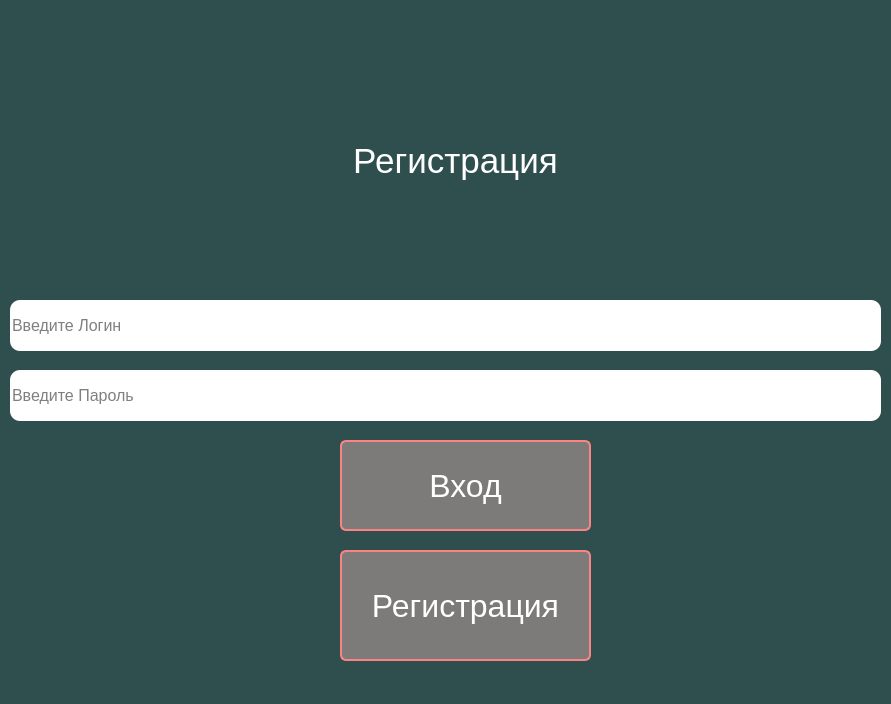
<?xml version="1.0" encoding="UTF-8"?>
<ui version="4.0">
 <class>Form</class>
 <widget class="QMainWindow" name="Form">
  <property name="geometry">
   <rect>
    <x>0</x>
    <y>0</y>
    <width>891</width>
    <height>704</height>
   </rect>
  </property>
  <property name="windowTitle">
   <string>MainWindow</string>
  </property>
  <property name="styleSheet">
   <string notr="true">background-color:#2F4F4F
</string>
  </property>
  <widget class="QWidget" name="verticalLayout">
   <widget class="QLabel" name="label_2">
    <property name="geometry">
     <rect>
      <x>270</x>
      <y>90</y>
      <width>371</width>
      <height>141</height>
     </rect>
    </property>
    <property name="font">
     <font>
      <pointsize>26</pointsize>
     </font>
    </property>
    <property name="layoutDirection">
     <enum>Qt::LeftToRight</enum>
    </property>
    <property name="styleSheet">
     <string notr="true">color: white;</string>
    </property>
    <property name="text">
     <string>Регистрация</string>
    </property>
    <property name="alignment">
     <set>Qt::AlignCenter</set>
    </property>
   </widget>
   <widget class="QLineEdit" name="lineEdit">
    <property name="geometry">
     <rect>
      <x>10</x>
      <y>300</y>
      <width>871</width>
      <height>51</height>
     </rect>
    </property>
    <property name="font">
     <font>
      <pointsize>12</pointsize>
     </font>
    </property>
    <property name="styleSheet">
     <string notr="true">border-radius: 10px;
background-color: white;
color: black;</string>
    </property>
    <property name="text">
     <string/>
    </property>
    <property name="placeholderText">
     <string>Введите Логин</string>
    </property>
   </widget>
   <widget class="QLineEdit" name="lineEdit_2">
    <property name="geometry">
     <rect>
      <x>10</x>
      <y>370</y>
      <width>871</width>
      <height>51</height>
     </rect>
    </property>
    <property name="font">
     <font>
      <pointsize>12</pointsize>
     </font>
    </property>
    <property name="styleSheet">
     <string notr="true">border-radius: 10px;
background-color: white;
color: black;</string>
    </property>
    <property name="text">
     <string/>
    </property>
    <property name="placeholderText">
     <string>Введите Пароль</string>
    </property>
   </widget>
   <widget class="QPushButton" name="pushButton">
    <property name="geometry">
     <rect>
      <x>340</x>
      <y>440</y>
      <width>251</width>
      <height>91</height>
     </rect>
    </property>
    <property name="font">
     <font>
      <pointsize>24</pointsize>
     </font>
    </property>
    <property name="styleSheet">
     <string notr="true">QPushButton{
	border-radius: 6px;
	background-color: #7d7a7a;
	border: 2px solid #fc8383;
	color: white;
}

QPushButton::hover{
	border-radius: 6px;
	background-color: #fc8383;
	color: black;
}

QPushButton::pressed{
	border-radius: 6px;
	background-color: #ff4545;
	color: black;
}
</string>
    </property>
    <property name="text">
     <string>Вход</string>
    </property>
   </widget>
   <widget class="QPushButton" name="pushButton_2">
    <property name="geometry">
     <rect>
      <x>340</x>
      <y>550</y>
      <width>251</width>
      <height>111</height>
     </rect>
    </property>
    <property name="font">
     <font>
      <pointsize>24</pointsize>
     </font>
    </property>
    <property name="styleSheet">
     <string notr="true">QPushButton{
	border-radius: 6px;
	background-color: #7d7a7a;
	border: 2px solid #fc8383;
	color: white;
}

QPushButton::hover{
	border-radius: 6px;
	background-color: #fc8383;
	color: black;
}

QPushButton::pressed{
	border-radius: 6px;
	background-color: #ff4545;
	color: black;
}
</string>
    </property>
    <property name="text">
     <string>Регистрация</string>
    </property>
   </widget>
  </widget>
  <widget class="QMenuBar" name="menubar">
   <property name="geometry">
    <rect>
     <x>0</x>
     <y>0</y>
     <width>891</width>
     <height>21</height>
    </rect>
   </property>
  </widget>
  <widget class="QStatusBar" name="statusbar"/>
 </widget>
 <resources/>
 <connections/>
</ui>
